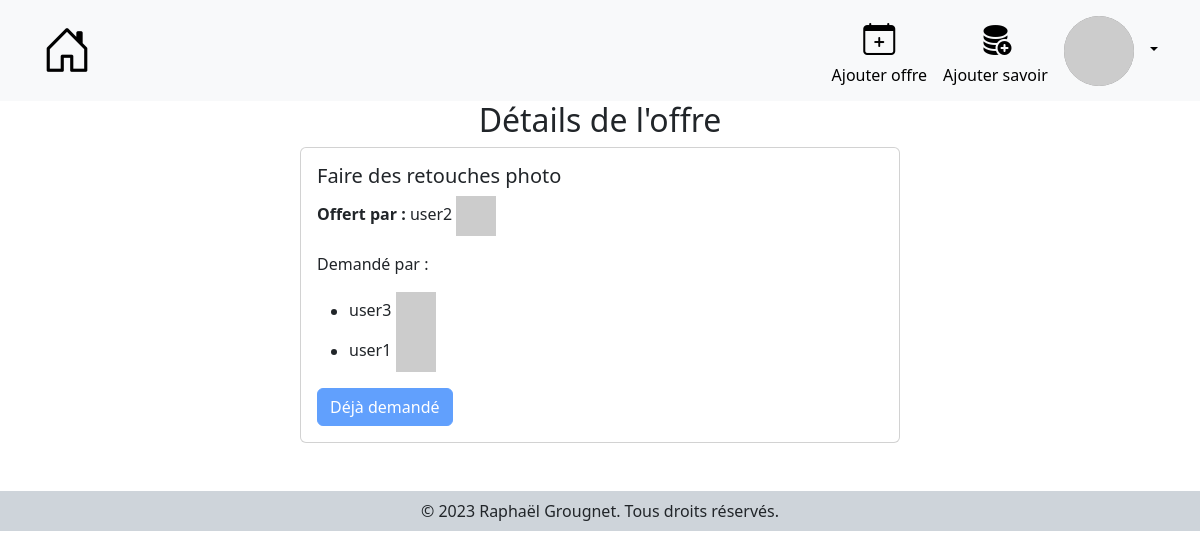
Page /details-offer/17 (signed in) on the committed database.
### rers/models.py (models this page shows, shortened)
class Offre(models.Model):
    created_at = models.DateTimeField(auto_now_add=True, auto_now=False)
    id_user = models.ForeignKey(User, on_delete=models.CASCADE)
    id_savoir = models.ForeignKey(Savoir, on_delete=models.CASCADE)

class Savoir(models.Model):
    created_at = models.DateTimeField(auto_now_add=True, auto_now=False)
    nom = models.CharField(max_length=200)
    description = models.TextField()

class User(AbstractUser):
    pass

class Echange(models.Model):
    demande_by = models.ForeignKey(User, on_delete=models.CASCADE)
    id_offre = models.ForeignKey(Offre, on_delete=models.CASCADE)
    date = models.DateTimeField(auto_now_add=True, auto_now=False)
    CHOICES = ((0, 'En demande'), (1, 'En cours'), (2, 'Terminé'), (3, 'Annulé'))
    status = models.IntegerField(choices=CHOICES, default=0)

### rers/views.py (the view)
# urls.py: path('details-offer/<int:id>', views.details_offer, name='details_offer'),
def details_offer(request, id):
    if not request.user.is_authenticated:
        messages.add_message(request, messages.INFO , "Vous devez être connecté pour voir les détails d'une offre.")
        return redirect('login')
    try:
        offre = Offre.objects.get(id=id)
        echanges = Echange.objects.filter(id_offre=offre)
        utilisateurs = [echange.demande_by for echange in echanges]
    except Offre.DoesNotExist:
        return Http404("Offre does not exist")
    except Echange.DoesNotExist:
        echanges = None
        utilisateurs = None
    user_in_list = request.user in utilisateurs
    return render(request, 'rers/details-offer.html', {'offre': offre, 'echanges': echanges, 'user_in_list': user_in_list, 'STATUS': STATUS})

### rers/templates/rers/details-offer.html
    {% extends 'rers/base.html' %}
    {% load widget_tweaks %}
    {% block content %}
      <div class="d-flex flex-column justify-content-center align-items-center">
          <h2>Détails de l'offre</h2>
          <div class="card w-50">
            <div class="card-body">
              <h5 class="card-title">{{ offre.id_savoir.nom }}</h5>
              <p class="card-text"><b>Offert par :</b> {{offre.id_user.username}} <img class="pfp-card"
                src="https://robohash.org/{{offre.id_user.id}}" alt="pfp-card"></p>
              <p class="card-text">Demandé par :</p>
              <ul>
                {% for echange in echanges %}
                  <li>{{ echange.demande_by.username }} <img class="pfp-card" src="https://robohash.org/{{echange.demande_by.id}}" alt="pfp-card"></li>
                {% empty %}
                  <li>Aucune demande</li>
                {% endfor %}
              </ul>
              {% if user.is_authenticated %}
                {% if user.id != offre.id_user.id %}
                  {% if not user_in_list %}
                    <a href="{% url 'add_ask' offre.id %}" class="btn btn-primary">Faire une demande</a>
                  {% else %}
                    <a class="btn btn-primary disabled" disabled>Déjà demandé</a>
                  {% endif %}
                {% else %}
                  <a class="btn btn-primary disabled" disabled>Vous ne pouvez pas demander votre propre offre</a>
                {% endif %}
              {% endif %}
            </div>
          </div>
      </div>
    {% endblock %}

### rers/static/rers/styles/style.css (style rules this page uses)
.pfp-card { width: 40px; }

### rows in the picture
Offre: id_savoir.nom "Faire des retouches photo", id_user.username "user2"
Echange: demande_by.username "user3"
Echange: demande_by.username "user1"
